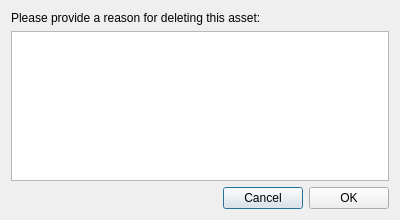
<?xml version="1.0" encoding="UTF-8"?>
<ui version="4.0">
 <class>AssetDeleteReason</class>
 <widget class="QDialog" name="AssetDeleteReason">
  <property name="geometry">
   <rect>
    <x>0</x>
    <y>0</y>
    <width>400</width>
    <height>220</height>
   </rect>
  </property>
  <property name="windowTitle">
   <string>Asset Deletion Reason</string>
  </property>
  <layout class="QVBoxLayout" name="verticalLayout">
   <item>
    <widget class="QLabel" name="label">
     <property name="text"><string>Please provide a reason for deleting this asset:</string></property>
     <property name="wordWrap"><bool>true</bool></property>
    </widget>
   </item>
   <item>
    <widget class="QTextEdit" name="reasonEdit"/>
   </item>
   <item>
    <layout class="QHBoxLayout" name="buttonLayout">
     <item>
      <spacer name="horizontalSpacer">
       <property name="orientation">
        <enum>Qt::Horizontal</enum>
       </property>
       <property name="sizeHint">
        <size>
         <width>40</width>
         <height>20</height>
        </size>
       </property>
      </spacer>
     </item>
     <item>
      <widget class="QPushButton" name="cancelBtn">
       <property name="text"><string>Cancel</string></property>
      </widget>
     </item>
     <item>
      <widget class="QPushButton" name="okBtn">
       <property name="text"><string>OK</string></property>
      </widget>
     </item>
    </layout>
   </item>
  </layout>
 </widget>
 <resources/>
 <connections/>
</ui>
